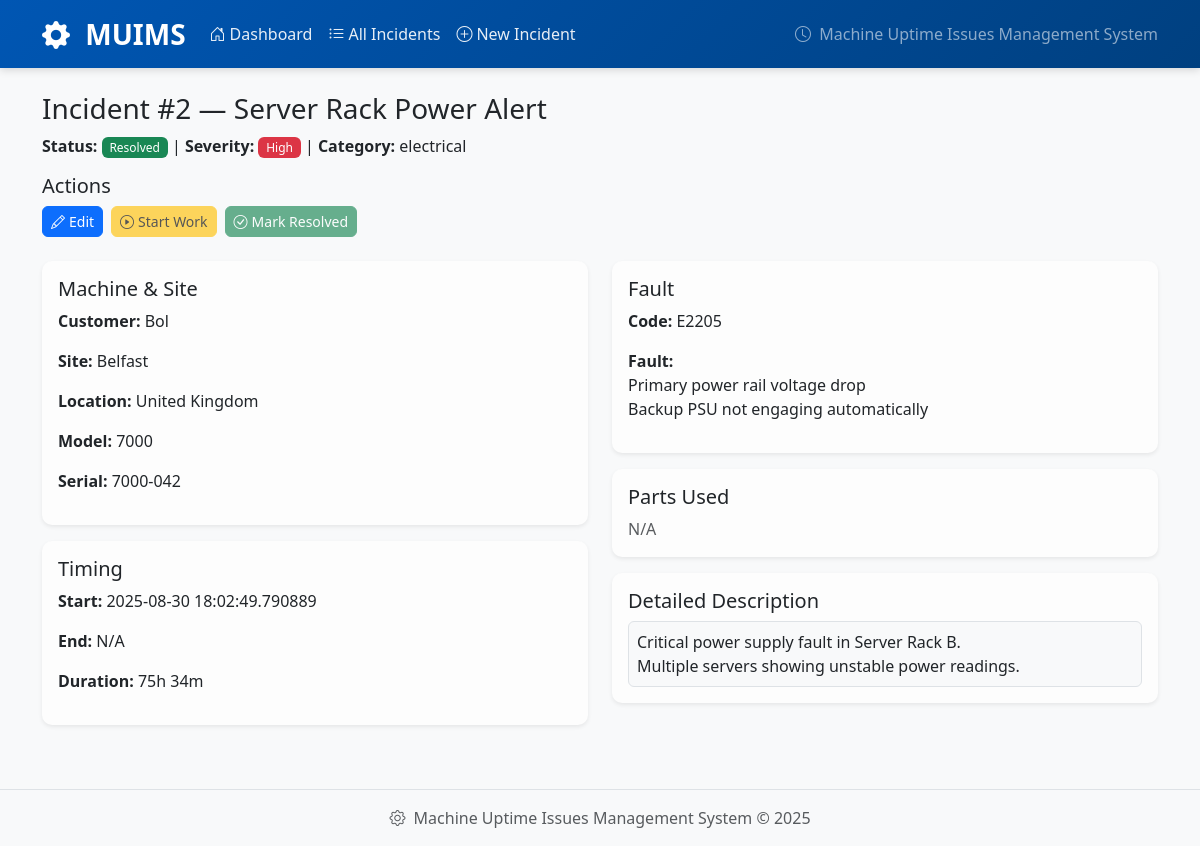
The page /incident/2 on the database its author committed.
### app/models.py (models this page shows)
class Incident(db.Model):
    id = db.Column(db.Integer, primary_key=True)
    title = db.Column(db.String(140), nullable=False)
    description = db.Column(db.Text)
    customer_name = db.Column(db.String(100))      # "Customer Name"
    site_name = db.Column(db.String(150))          # "Site/Facility Name"
    location = db.Column(db.String(100))           # "Location"
    machine_model = db.Column(db.String(150))      # rename of Equipment -> Machine Model
    machine_serial = db.Column(db.String(150))     # "Machine Serial Number"
    fault = db.Column(db.String(255))              # "Fault"
    fault_code = db.Column(db.String(20))          # "Fault Code"
    start_time = db.Column(db.DateTime(timezone=True))            # "Start Time"
    end_time = db.Column(db.DateTime(timezone=True))              # "End Time"
    preventive_maintenance = db.Column(db.Boolean, default=False)
    parts_used = db.Column(db.Text, nullable=True)
    category = db.Column(db.String(50), default="mechanical")
    severity = db.Column(db.String(20), default="Medium")
    status = db.Column(db.String(20), default="Open")
    created_at = db.Column(db.DateTime(timezone=True), server_default=func.now(), nullable=False)
    @property
    def duration_minutes(self):
        if not self.start_time:
            return None
        start = self.start_time.replace(tzinfo=timezone.utc) if self.start_time and self.start_time.tzinfo is None else self.start_time
        end = (self.end_time or datetime.now(timezone.utc))
        if end.tzinfo is None:
            end = end.replace(tzinfo=timezone.utc)
        if end < start:
            return None
        delta = end - start
        return int(delta.total_seconds() // 60)
    def human_duration(self):
        mins = self.duration_minutes
        if mins is None:
            return "N/A"
        if mins < 60:
            return f"{mins}m"
        h, m = divmod(mins, 60)
        return f"{h}h {m}m" if m else f"{h}h"

### app/routes.py (the view)
@main.route("/incident/<int:incident_id>", endpoint="incident_detail")
def incident_detail(incident_id):
    i = Incident.query.get_or_404(incident_id)
    parts_list = i.parts_used.split(", ") if i.parts_used else []
    return render_template("incident_detail.html", i=i, parts_list=parts_list)

### app/templates/incident_detail.html
{% extends "base.html" %}
{% block content %}
<h3>Incident #{{ i.id }} — {{ i.title }}</h3>
<p>
  <strong>Status:</strong> <span class="badge {{ i.status|status_badge }}">{{ i.status }}</span> |
  <strong>Severity:</strong> <span class="badge {{ i.severity|sev_badge }}">{{ i.severity }}</span> |
  <strong>Category:</strong> {{ i.category }}
</p>
<div class="mb-4">
  <h5>Actions</h5>
  <div class="d-flex gap-2">
    <a href="{{ url_for('main.incident_edit', id=i.id) }}" class="btn btn-primary btn-sm">
      <i class="bi bi-pencil me-1"></i>Edit
    </a>
    <form method="post" action="{{ url_for('main.incident_start', id=i.id) }}" class="d-inline">
      <button type="submit" class="btn btn-warning btn-sm" {% if i.status == 'In Progress' or i.status == 'Resolved' %}disabled{% endif %}>
        <i class="bi bi-play-circle me-1"></i>Start Work
      </button>
    </form>
    <form method="post" action="{{ url_for('main.incident_resolve', id=i.id) }}" class="d-inline">
      <button type="submit" class="btn btn-success btn-sm" {% if i.status == 'Resolved' %}disabled{% endif %}>
        <i class="bi bi-check-circle me-1"></i>Mark Resolved
      </button>
    </form>
  </div>
</div>
<div class="row">
  <div class="col-md-6">
    <div class="card mb-3"><div class="card-body">
      <h5>Machine & Site</h5>
      <p><strong>Customer:</strong> {{ i.customer_name or 'N/A' }}</p>
      <p><strong>Site:</strong> {{ i.site_name or 'N/A' }}</p>
      <p><strong>Location:</strong> {{ i.location or 'N/A' }}</p>
      <p><strong>Model:</strong> {{ i.machine_model or 'N/A' }}</p>
      <p><strong>Serial:</strong> {{ i.machine_serial or 'N/A' }}</p>
    </div></div>
    <div class="card mb-3"><div class="card-body">
      <h5>Timing</h5>
      <p><strong>Start:</strong> {{ i.start_time or 'N/A' }}</p>
      <p><strong>End:</strong> {{ i.end_time or 'N/A' }}</p>
      <p><strong>Duration:</strong>
        <span title="{{ i.duration_minutes or '' }} minutes">{{ i|human_duration }}</span>
      </p>
    </div></div>
  </div>
  <div class="col-md-6">
    <div class="card mb-3"><div class="card-body">
      <h5>Fault</h5>
      <p><strong>Code:</strong> {{ i.fault_code or 'N/A' }}</p>
      <p><strong>Fault:</strong><br>{{ (i.fault or '') | replace('\n','<br>') | safe }}</p>
    </div></div>
    <div class="card mb-3"><div class="card-body">
      <h5>Parts Used</h5>
      <div>
        {% if parts_list %}
          {% for part in parts_list %}
            <span class="badge bg-secondary me-1 mb-1">{{ part }}</span>
          {% endfor %}
        {% else %}
          <span class="text-muted">N/A</span>
        {% endif %}
      </div>
    </div></div>
    <div class="card mb-3"><div class="card-body">
      <h5>Detailed Description</h5>
      <div class="border rounded p-2 bg-light">
        {{ (i.description or '') | replace('\n','<br>') | safe }}
      </div>
    </div></div>
  </div>
</div>
{% endblock %}

### app/static/styles.css (style rules this page uses)
:root { --primary-color: #0d6efd; --success-color: #198754; --warning-color: #ffc107; --danger-color: #dc3545; --info-color: #0dcaf0; --light-color: #f8f9fa; --dark-color: #212529; }
body { font-family: 'Segoe UI', Tahoma, Geneva, Verdana, sans-serif; background-color: #f8f9fa; }
.card { border: none; border-radius: 10px; background-color: #fdfdfd; box-shadow: 0 0.125rem 0.25rem rgba(0, 0, 0, 0.075); transition: box-shadow 0.15s ease-in-out; }
.btn { border-radius: 6px; font-weight: 500; transition: all 0.2s ease-in-out; }
.badge { font-size: 0.75em; font-weight: 500; }
.badge.bg-success { background-color: var(--success-color) !important; }
.badge.bg-danger { background-color: var(--danger-color) !important; }

### rows shown on the page
Incident: id "2", title "Server Rack Power Alert", status "Resolved", severity "High", category "electrical", customer_name "Bol", site_name "Belfast", location "United Kingdom", machine_model "7000", machine_serial "7000-042", start_time "2025-08-30 18:02:49.790889", end_time "N/A", start_time+end_time "75h 34m", fault_code "E2205", fault "Primary power rail voltage drop Backup PSU not engaging automatically", description "Critical power supply fault in Server Rack B. Multiple servers showing unstable power readings."
